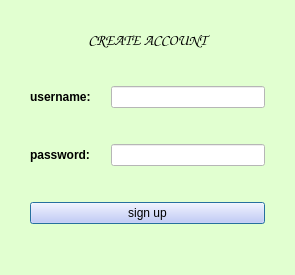
<?xml version="1.0" encoding="UTF-8"?>
<ui version="4.0">
 <class>Dialog</class>
 <widget class="QDialog" name="Dialog">
  <property name="geometry">
   <rect>
    <x>0</x>
    <y>0</y>
    <width>295</width>
    <height>275</height>
   </rect>
  </property>
  <property name="windowTitle">
   <string>Dialog</string>
  </property>
  <property name="styleSheet">
   <string notr="true">background-color: rgb(225, 255, 208);</string>
  </property>
  <layout class="QFormLayout" name="formLayout">
   <property name="horizontalSpacing">
    <number>20</number>
   </property>
   <property name="verticalSpacing">
    <number>36</number>
   </property>
   <property name="leftMargin">
    <number>30</number>
   </property>
   <property name="topMargin">
    <number>30</number>
   </property>
   <property name="rightMargin">
    <number>30</number>
   </property>
   <item row="0" column="0" colspan="2">
    <widget class="QLabel" name="label_3">
     <property name="font">
      <font>
       <family>Comic Sans MS</family>
       <pointsize>11</pointsize>
       <weight>75</weight>
       <bold>true</bold>
      </font>
     </property>
     <property name="text">
      <string>CREATE ACCOUNT</string>
     </property>
     <property name="alignment">
      <set>Qt::AlignCenter</set>
     </property>
    </widget>
   </item>
   <item row="1" column="0">
    <widget class="QLabel" name="label">
     <property name="font">
      <font>
       <pointsize>9</pointsize>
       <weight>75</weight>
       <bold>true</bold>
      </font>
     </property>
     <property name="text">
      <string>username:</string>
     </property>
    </widget>
   </item>
   <item row="1" column="1">
    <widget class="QLineEdit" name="uname_line">
     <property name="styleSheet">
      <string notr="true">background-color: rgb(255, 255, 255);</string>
     </property>
     <property name="text">
      <string/>
     </property>
    </widget>
   </item>
   <item row="2" column="0">
    <widget class="QLabel" name="label_2">
     <property name="font">
      <font>
       <pointsize>9</pointsize>
       <weight>75</weight>
       <bold>true</bold>
      </font>
     </property>
     <property name="text">
      <string>password:</string>
     </property>
    </widget>
   </item>
   <item row="2" column="1">
    <widget class="QLineEdit" name="password_line">
     <property name="styleSheet">
      <string notr="true">background-color: rgb(255, 255, 255);</string>
     </property>
     <property name="text">
      <string/>
     </property>
     <property name="echoMode">
      <enum>QLineEdit::Password</enum>
     </property>
    </widget>
   </item>
   <item row="3" column="0" colspan="2">
    <widget class="QPushButton" name="signup">
     <property name="font">
      <font>
       <pointsize>9</pointsize>
      </font>
     </property>
     <property name="styleSheet">
      <string notr="true">background-color: rgb(197, 198, 255);</string>
     </property>
     <property name="text">
      <string>sign up</string>
     </property>
    </widget>
   </item>
  </layout>
 </widget>
 <resources/>
 <connections/>
</ui>
